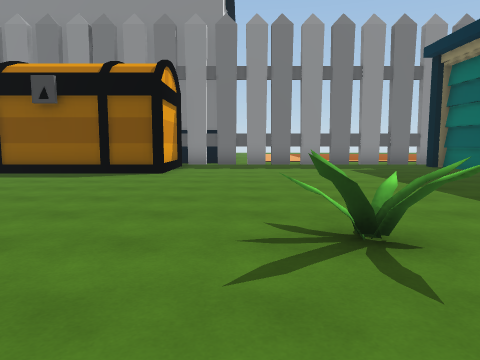
View 1 (above)

18 first-person views from a walk through a Unity game level. The camera is 1.4 m above the floor, tilts 6° down and sees 70° across. The floor is counted in squares, 2 m on a side. Each view is taken from the middle of a square. On the plan, view 1 faces up. The plan holds only what a view shows up to about 11 squares ahead; the rest is blank. The place goes on beyond the plan. The player is left out. Some surface patterns are stand-ins.

View 2
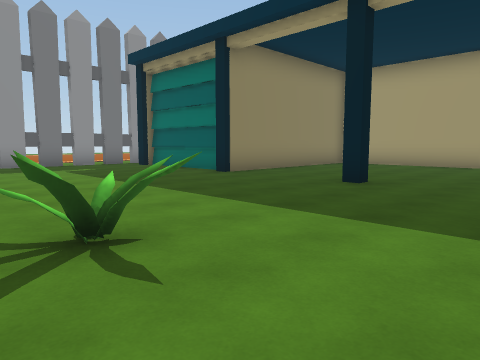

View 3
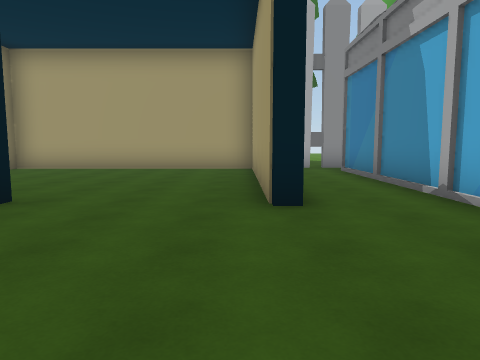

View 4
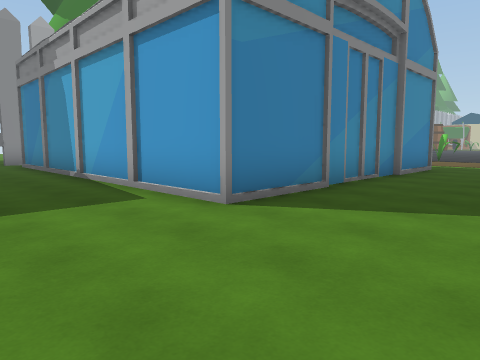

View 5
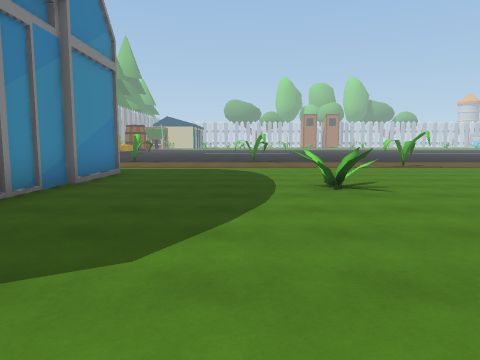

View 6
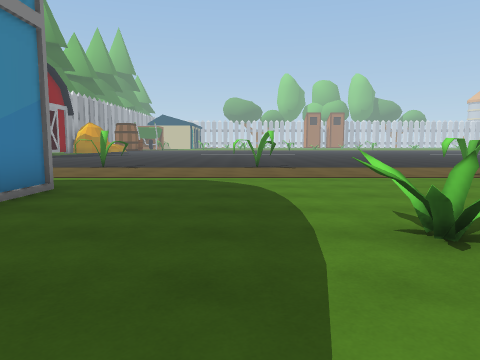

View 7
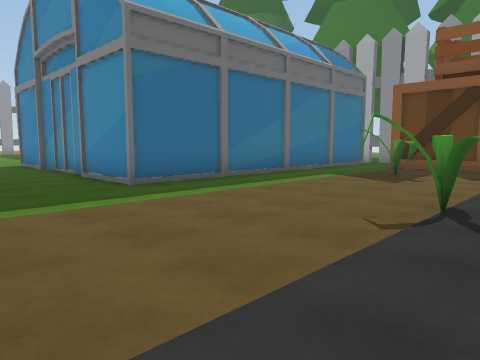

View 8
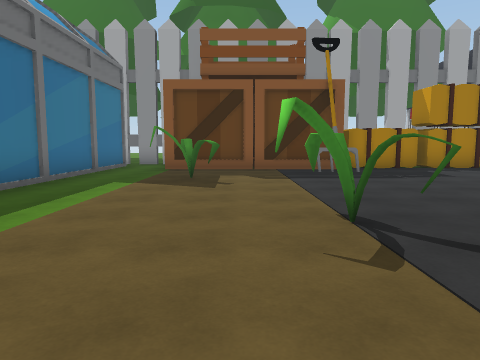

View 9
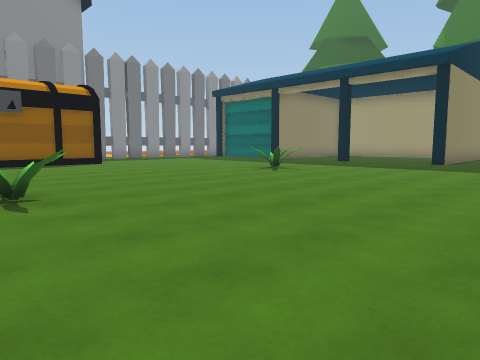

View 10
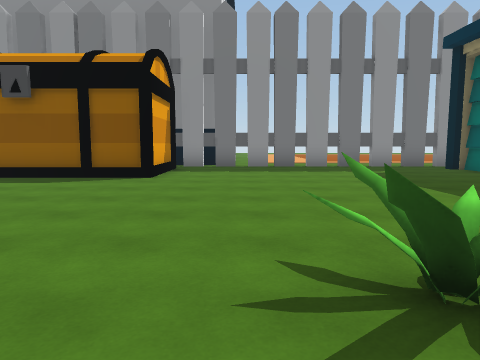

View 11
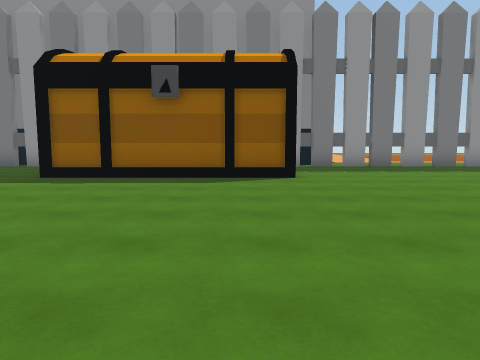

View 12
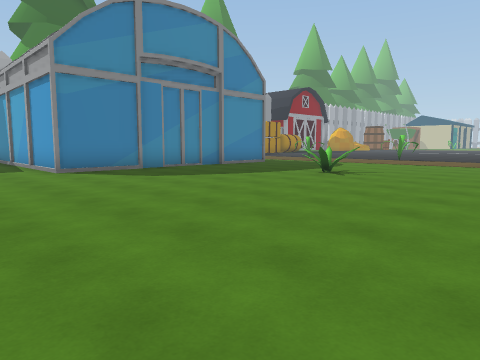

View 13
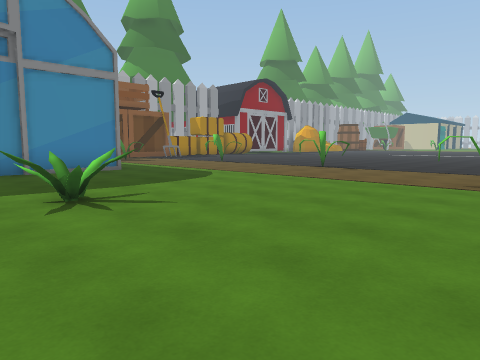

View 14
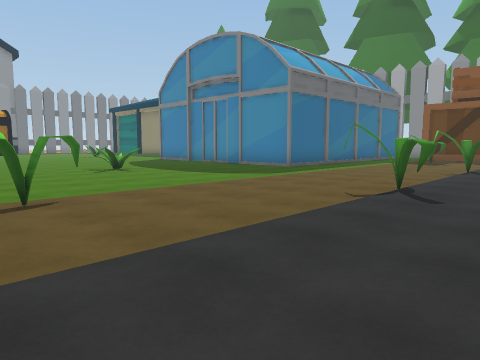

View 15
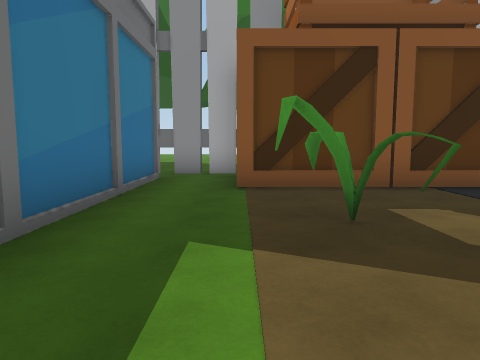

View 16
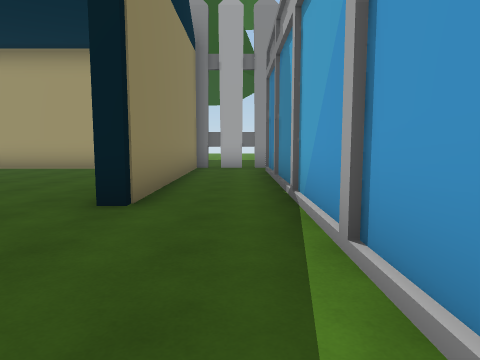

View 17
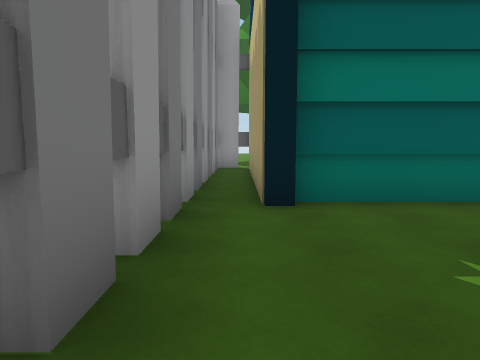

View 18
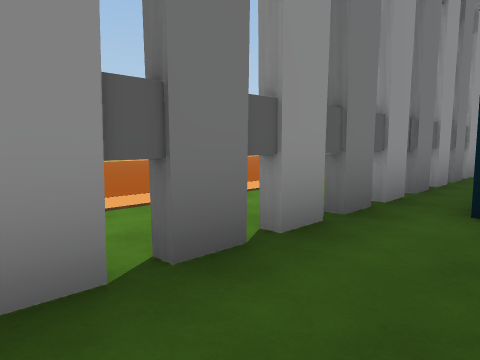

### Floor plan
Key: @ floor where view 1 was taken; # wall or solid block; . floor; O other object.
Columns run from 7 left of view 1 to 16 right of it. Each row starts with its distance up from view 1.
 20              ..
 19              ..
 18             ...
 17             ..
 16             .. .
 15            .....
 14            ....
 13           ....
 12      ###############
 11      #.............#
 10      #.......O
  9  #####.......#
  8 ##...........#
  7 .............O
  6 ................. .#
  5  ..................#
  4   .................#
  3   ...........O.....#
  2  .......O..........#
  1  O.................#
  0 .......@...........#
 -1 .............O######.
 -2 ...................#.
 -3 .........###########
 -4 .........#
 -5  ........#
 -6 .........#
 -7 ....O....#             O
 -8 .........#             O
 -9 .........#
-10 .........###########..
-11 ...................#..
-12 .O...............###
-13 ..............O..# O   O
-14 .................##    O
-15 .....O....O......#
-16 ................O#
-17 ......     .....OOO

Where each view was taken, in squares from view 1:
view 1: 0 up, 0 right, facing up
view 2: 0 up, 0 right, facing up-right
view 3: 0 up, 2 right, facing right
view 4: 0 up, 1 left, facing down-right
view 5: 2 down, 1 left, facing down
view 6: 5 down, 1 left, facing down
view 7: 16 down, 1 left, facing up-right
view 8: 14 down, 0 right, facing right
view 9: 4 down, 7 left, facing up-right
view 10: 1 up, 0 right, facing up
view 11: 1 up, 3 left, facing up
view 12: 0 up, 7 left, facing down-right
view 13: 6 down, 7 left, facing down-right
view 14: 17 down, 7 left, facing up-right
view 15: 12 down, 4 right, facing right
view 16: 2 down, 2 right, facing right
view 17: 11 up, 2 right, facing right
view 18: 10 up, 2 right, facing up-right
